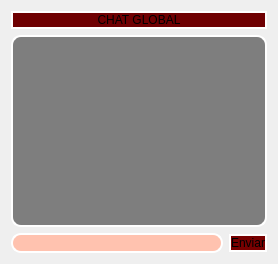
               <widget class="QWidget" name="chat_global">
                <layout class="QGridLayout" name="gridLayout_2">
                 <item row="0" column="0">
                  <widget class="QLabel" name="label_9">
                   <property name="styleSheet">
                    <string notr="true">background-color: rgb(111, 0, 2);
border-radius:10px;
border: 2px solid rgb(255, 255, 255);
</string>
                   </property>
                   <property name="text">
                    <string>CHAT GLOBAL</string>
                   </property>
                   <property name="alignment">
                    <set>Qt::AlignCenter</set>
                   </property>
                   <property name="wordWrap">
                    <bool>false</bool>
                   </property>
                  </widget>
                 </item>
                 <item row="1" column="0">
                  <widget class="QPlainTextEdit" name="mensajes_recibidos_2">
                   <property name="cursor" stdset="0">
                    <cursorShape>ArrowCursor</cursorShape>
                   </property>
                   <property name="styleSheet">
                    <string notr="true">background-color: rgb(126, 126, 126);
border-radius:10px;
border: 2px solid rgb(255, 255, 255);
</string>
                   </property>
                   <property name="plainText">
                    <string/>
                   </property>
                  </widget>
                 </item>
                 <item row="2" column="0">
                  <layout class="QHBoxLayout" name="horizontalLayout_13">
                   <item>
                    <widget class="QLineEdit" name="escribir_mensaje_2">
                     <property name="styleSheet">
                      <string notr="true">background-color: rgb(255, 194, 175);
border-radius:10px;
border: 2px solid rgb(255, 255, 255);
</string>
                     </property>
                    </widget>
                   </item>
                   <item>
                    <widget class="QPushButton" name="enviar_mensajes_2">
                     <property name="styleSheet">
                      <string notr="true">background-color: rgb(120, 0, 0);
border-radius:10px;
border: 2px solid rgb(255, 255, 255);
</string>
                     </property>
                     <property name="text">
                      <string>Enviar</string>
                     </property>
                    </widget>
                   </item>
                  </layout>
                 </item>
                </layout>
               </widget>
